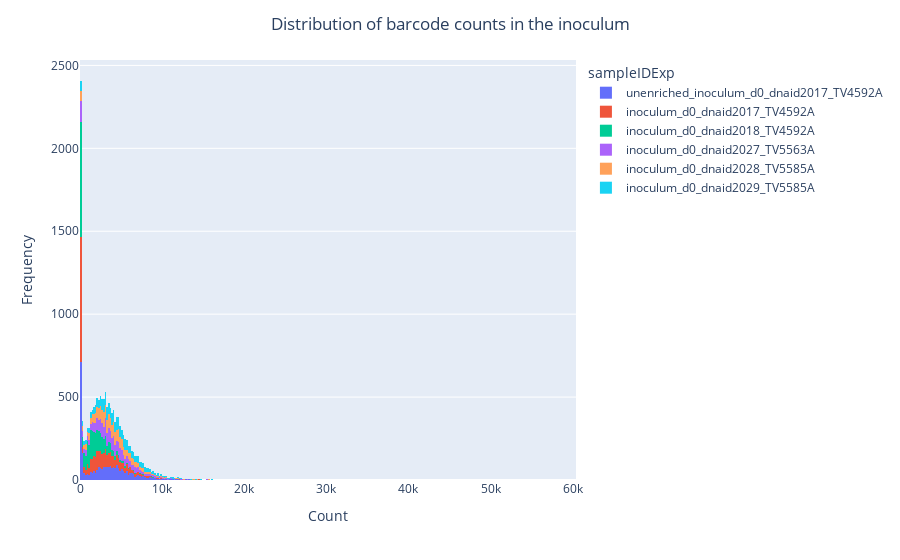

Notebook code cell kept with this figure:
### Code cell
(px.histogram(inoculum_counts, x='cnt', color='sampleIDExp')
.update_layout(title={"text": "Distribution of barcode counts in the inoculum", "x": 0.5}, 
               yaxis_title="Frequency", xaxis_title="Count"))

### Figure 1 — Plotly figure (JSON) as saved in the notebook; plotly's stock layout.template omitted (floating-point values rounded to 4 significant figures; data arrays with more than 128 entries replaced by an {"elided": "..."} marker saying what was removed)
{"data": [{"alignmentgroup": "True", "bingroup": "x", "hovertemplate": "sampleIDExp=unenriched_inoculum_d0_dnaid2017_TV4592A<br>cnt=%{x}<br>count=%{y}<extra></extra>", "legendgroup": "unenriched_inoculum_d0_dnaid2017_TV4592A", "marker": {"color": "#636efa"}, "name": "unenriched_inoculum_d0_dnaid2017_TV4592A", "offsetgroup": "unenriched_inoculum_d0_dnaid2017_TV4592A", "orientation": "v", "showlegend": true, "type": "histogram", "x": {"elided": "3067 int values"}, "xaxis": "x", "yaxis": "y"}, {"alignmentgroup": "True", "bingroup": "x", "hovertemplate": "sampleIDExp=inoculum_d0_dnaid2017_TV4592A<br>cnt=%{x}<br>count=%{y}<extra></extra>", "legendgroup": "inoculum_d0_dnaid2017_TV4592A", "marker": {"color": "#EF553B"}, "name": "inoculum_d0_dnaid2017_TV4592A", "offsetgroup": "inoculum_d0_dnaid2017_TV4592A", "orientation": "v", "showlegend": true, "type": "histogram", "x": {"elided": "2932 int values"}, "xaxis": "x", "yaxis": "y"}, {"alignmentgroup": "True", "bingroup": "x", "hovertemplate": "sampleIDExp=inoculum_d0_dnaid2018_TV4592A<br>cnt=%{x}<br>count=%{y}<extra></extra>", "legendgroup": "inoculum_d0_dnaid2018_TV4592A", "marker": {"color": "#00cc96"}, "name": "inoculum_d0_dnaid2018_TV4592A", "offsetgroup": "inoculum_d0_dnaid2018_TV4592A", "orientation": "v", "showlegend": true, "type": "histogram", "x": {"elided": "2844 int values"}, "xaxis": "x", "yaxis": "y"}, {"alignmentgroup": "True", "bingroup": "x", "hovertemplate": "sampleIDExp=inoculum_d0_dnaid2027_TV5563A<br>cnt=%{x}<br>count=%{y}<extra></extra>", "legendgroup": "inoculum_d0_dnaid2027_TV5563A", "marker": {"color": "#ab63fa"}, "name": "inoculum_d0_dnaid2027_TV5563A", "offsetgroup": "inoculum_d0_dnaid2027_TV5563A", "orientation": "v", "showlegend": true, "type": "histogram", "x": {"elided": "2321 int values"}, "xaxis": "x", "yaxis": "y"}, {"alignmentgroup": "True", "bingroup": "x", "hovertemplate": "sampleIDExp=inoculum_d0_dnaid2028_TV5585A<br>cnt=%{x}<br>count=%{y}<extra></extra>", "legendgroup": "inoculum_d0_dnaid2028_TV5585A", "marker": {"color": "#FFA15A"}, "name": "inoculum_d0_dnaid2028_TV5585A", "offsetgroup": "inoculum_d0_dnaid2028_TV5585A", "orientation": "v", "showlegend": true, "type": "histogram", "x": {"elided": "2250 int values"}, "xaxis": "x", "yaxis": "y"}, {"alignmentgroup": "True", "bingroup": "x", "hovertemplate": "sampleIDExp=inoculum_d0_dnaid2029_TV5585A<br>cnt=%{x}<br>count=%{y}<extra></extra>", "legendgroup": "inoculum_d0_dnaid2029_TV5585A", "marker": {"color": "#19d3f3"}, "name": "inoculum_d0_dnaid2029_TV5585A", "offsetgroup": "inoculum_d0_dnaid2029_TV5585A", "orientation": "v", "showlegend": true, "type": "histogram", "x": {"elided": "2249 int values"}, "xaxis": "x", "yaxis": "y"}], "layout": {"barmode": "relative", "legend": {"title": {"text": "sampleIDExp"}, "tracegroupgap": 0}, "margin": {"t": 60}, "title": {"text": "Distribution of barcode counts in the inoculum", "x": 0.5}, "xaxis": {"anchor": "y", "domain": [0, 1], "title": {"text": "Count"}}, "yaxis": {"anchor": "x", "domain": [0, 1], "title": {"text": "Frequency"}}}}
